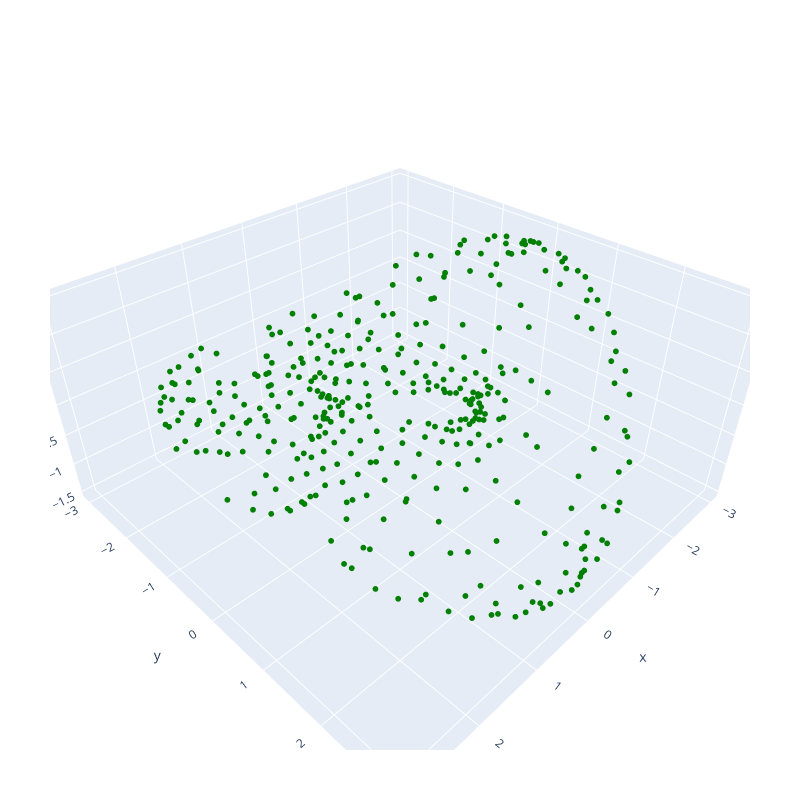

Notebook source saved alongside this figure:
### Markdown cell above
# Plot result

### Code cell
surface_sc = scatter3d(x=surface_x, y=surface_y, z=surface_z, mode="markers", marker=attr(size=1, color="red"))
sc = scatter3d(x=xs_all, y=ys_all, z=zs_all, mode="markers", marker=attr(size=2, color="green"))

trace = GenericTrace[]
#push!(trace, surface_sc)
push!(trace, sc)
layout = Layout(width=800, height=800, scene=attr(aspectmode="data"))
plot(trace, layout)

### Figure 1 — Plotly figure (JSON) as saved in the notebook; plotly's stock layout.template omitted (floating-point values rounded to 4 significant figures; data arrays with more than 128 entries replaced by an {"elided": "..."} marker saying what was removed)
{"data": [{"marker": {"color": "green", "size": 2}, "mode": "markers", "type": "scatter3d", "x": {"elided": "386 float values"}, "y": {"elided": "386 float values"}, "z": {"elided": "386 float values"}}], "layout": {"height": 800, "margin": {"b": 50, "l": 50, "r": 50, "t": 60}, "scene": {"aspectmode": "data"}, "width": 800}}
